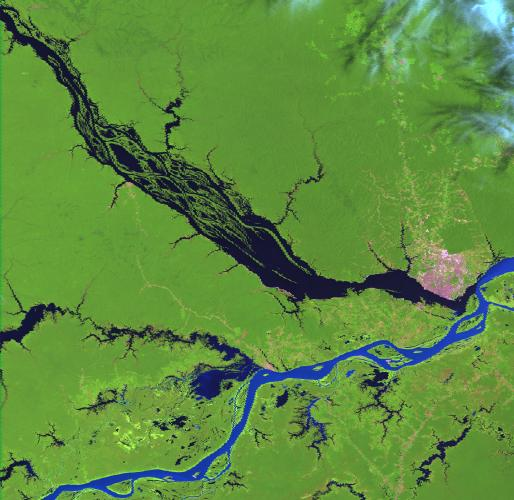
#> input picture imagens/clean/amaz20.jpg, 514 x 500 px
$ jupyter execute --allow-errors Canny.ipynb
#> lines starting #> are read from the running program, lines starting #| are printed output that depends on the picture
[cell 1]
#!pip install opencv-python
import numpy as np
import matplotlib.pyplot as plt
import imageio as iio
import cv2

[cell 2]
img = iio.imread("./imagens/clean/amaz20.jpg")
#> img is the input picture: shape (500, 514, 3); mean R, G, B 93.9, 139.9, 62.7

plt.figure(figsize = (10, 10))
plt.imshow(img)
plt.title("Imagem Original")
plt.axis("off")
plt.show()

[cell 3]
img_blue = img[:,:,0]
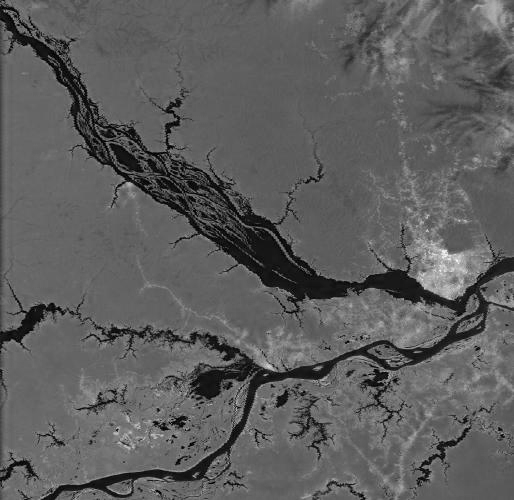
#> img_blue: shape (500, 514); min 0, max 249, mean 93.9
img_green = img[:,:,1]
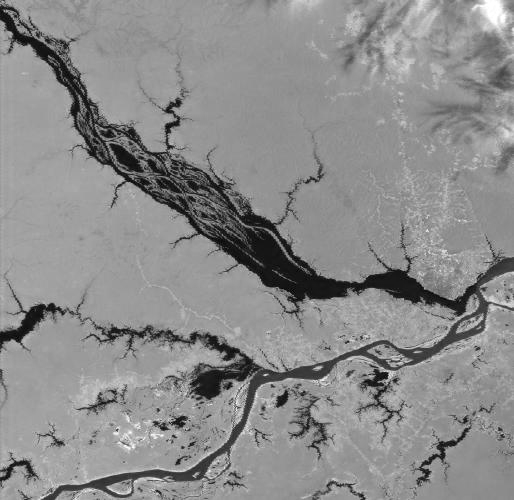
#> img_green: shape (500, 514); min 0, max 255, mean 139.9
img_red = img[:,:,2]
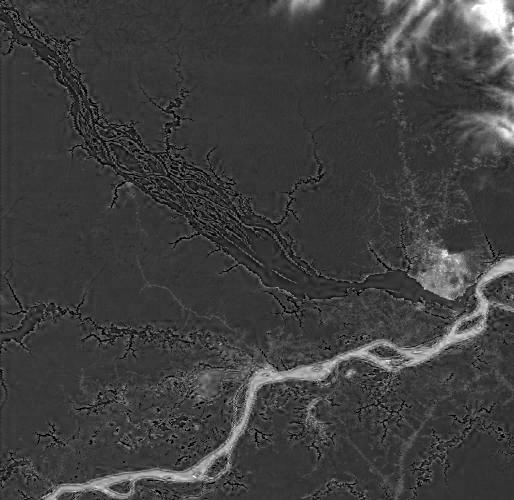
#> img_red: shape (500, 514); min 0, max 255, mean 62.7

plt.subplot(1,3,1)
plt.title("Blue channel")
plt.imshow(img_blue, cmap = "gray")
plt.subplot(1,3,2)
plt.title("Green channel")
plt.imshow(img_green, cmap = "gray")
plt.subplot(1,3,3)
plt.title("Red channel")
plt.imshow(img_red, cmap = "gray")
plt.show()
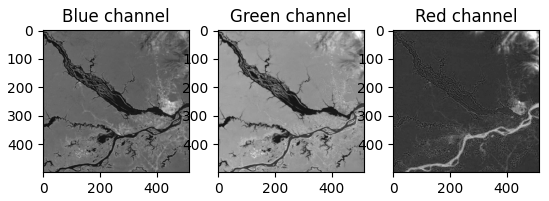
#> figure drawn by matplotlib, 3 panels

[cell 4]
# Setting parameter values
t_lower = 0  # Lower Threshold
t_upper = 255  # Upper threshold

# Applying the Canny Edge filter
canny_img = cv2.Canny(img, t_lower, t_upper)
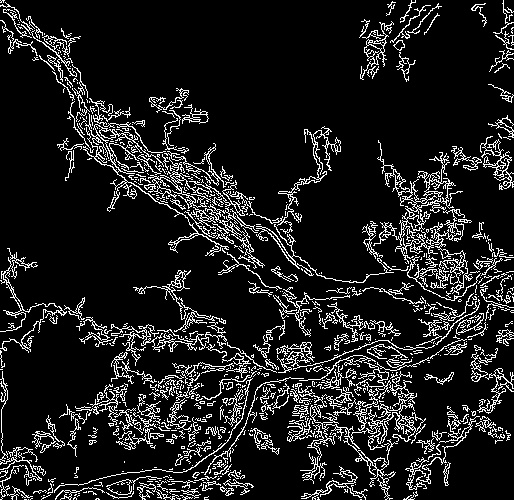
#> canny_img: shape (500, 514); 11.9% white in thin lines or dots

plt.rcParams['figure.figsize'] = [16, 8]

plt.subplot(1,2,1)
plt.imshow(img, cmap = "gray")
plt.subplot(1,2,2)
plt.imshow(canny_img, cmap = "gray")
plt.show()

[cell 5]
# Setting new parameter values
t_lower = 255  # Lower Threshold
t_upper = 255  # Upper threshold

# Applying the Canny Edge filter
canny_img = cv2.Canny(img, t_lower, t_upper)
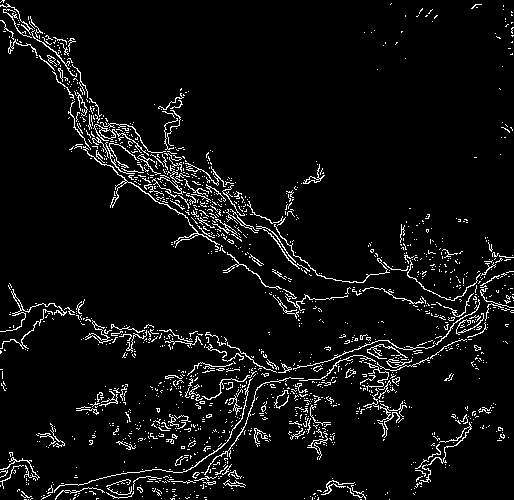
#> canny_img: shape (500, 514); 5.6% white in thin lines or dots

plt.rcParams['figure.figsize'] = [16, 8]

plt.subplot(1,2,1)
plt.imshow(img, cmap = "gray")
plt.subplot(1,2,2)
plt.imshow(canny_img, cmap = "gray")
plt.show()

[cell 6]
canny_img_blue = cv2.Canny(img_blue, t_lower, t_upper)
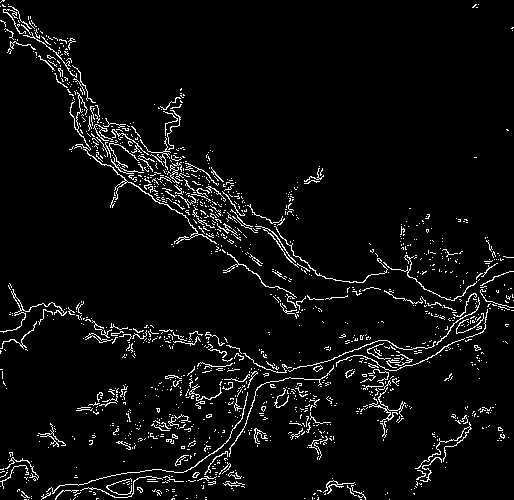
#> canny_img_blue: shape (500, 514); 4.8% white in thin lines or dots
canny_img_green = cv2.Canny(img_green, t_lower, t_upper)
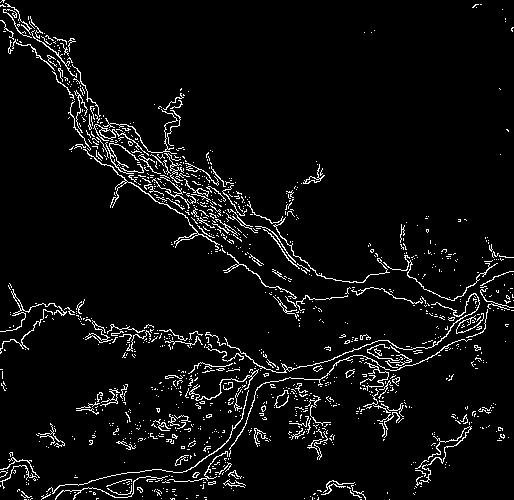
#> canny_img_green: shape (500, 514); 5.2% white in thin lines or dots
canny_img_red = cv2.Canny(img_red, t_lower, t_upper)
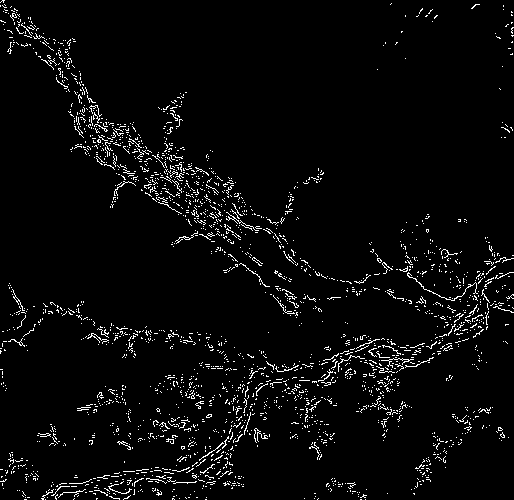
#> canny_img_red: shape (500, 514); 3.7% white in thin lines or dots

plt.rcParams['figure.figsize'] = [16, 8]

plt.subplot(1,3,1)
plt.title("Blue channel")
plt.imshow(canny_img_blue, cmap = "gray")
plt.subplot(1,3,2)
plt.title("Green channel")
plt.imshow(canny_img_green, cmap = "gray")
plt.subplot(1,3,3)
plt.title("Red channel")
plt.imshow(canny_img_red, cmap = "gray")
plt.show()

[cell 7]
plt.rcParams['figure.figsize'] = [16, 8]

plt.subplot(1,2,1)
plt.title("Blue channel")
plt.imshow(canny_img_blue, cmap = "gray")
plt.subplot(1,2,2)
plt.title("Green channel")
plt.imshow(canny_img_green, cmap = "gray")
plt.show()

$ run again, with imagens/clean/amaz13.jpg copied over imagens/clean/amaz20.jpg
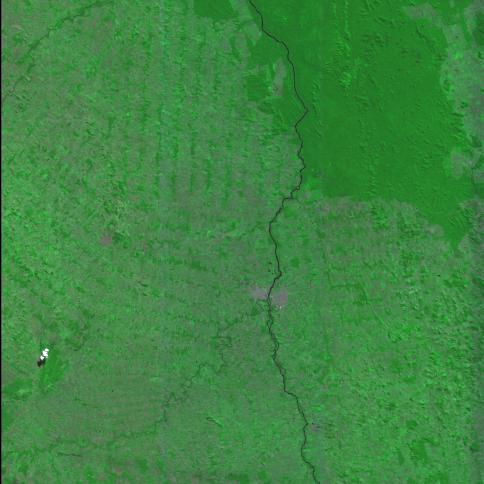
#> input picture imagens/clean/amaz13.jpg, 484 x 484 px
#> img is the input picture: shape (484, 484, 3); mean R, G, B 61.2, 132.7, 66.1
#> `img_green = img[:,:,1]`:
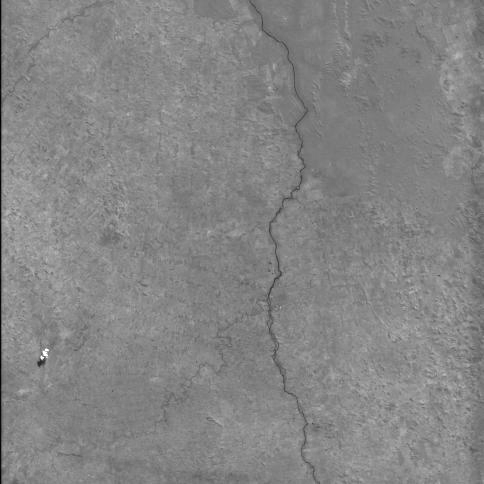
#> img_green: shape (484, 484); min 0, max 255, mean 132.7
#> `canny_img = cv2.Canny(img, t_lower, t_upper)`:
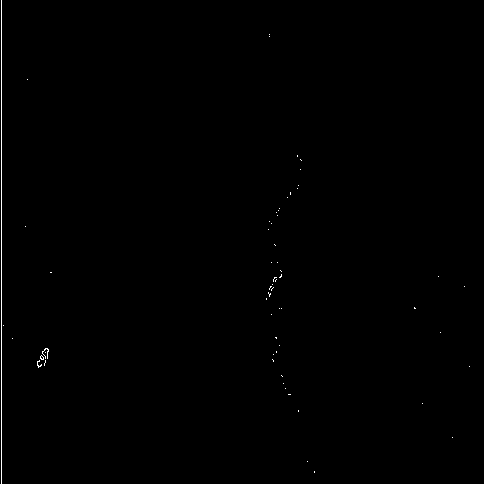
#> canny_img: shape (484, 484); 0.28% white in thin lines or dots
#> canny_img_blue: shape (484, 484); 0.24% white in thin lines or dots
#> canny_img_green: shape (484, 484); 0.26% white in thin lines or dots
#> canny_img_red: shape (484, 484); 0.25% white in thin lines or dots

$ run again, with imagens/clean/amaz5.jpg copied over imagens/clean/amaz20.jpg
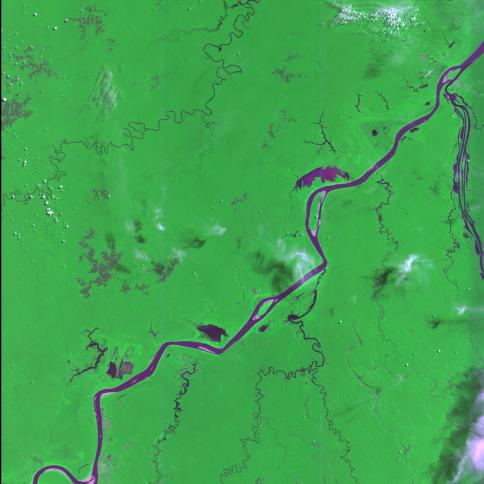
#> input picture imagens/clean/amaz5.jpg, 484 x 484 px
#> img is the input picture: shape (484, 484, 3); mean R, G, B 63.9, 164.7, 81
#> `canny_img = cv2.Canny(img, t_lower, t_upper)`:
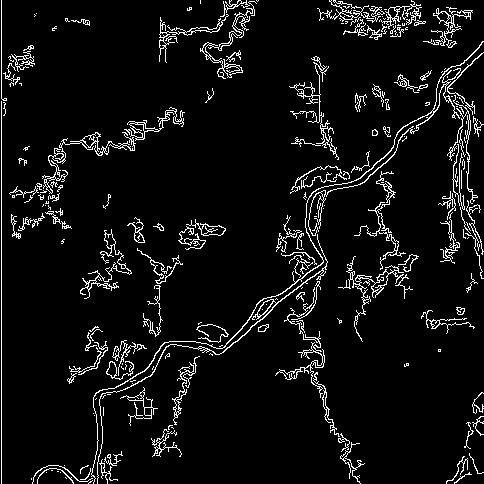
#> canny_img: shape (484, 484); 6.4% white in thin lines or dots
#> canny_img_blue: shape (484, 484); 0.88% white in thin lines or dots
#> canny_img_green: shape (484, 484); 2.1% white in thin lines or dots
#> `canny_img_red = cv2.Canny(img_red, t_lower, t_upper)`:
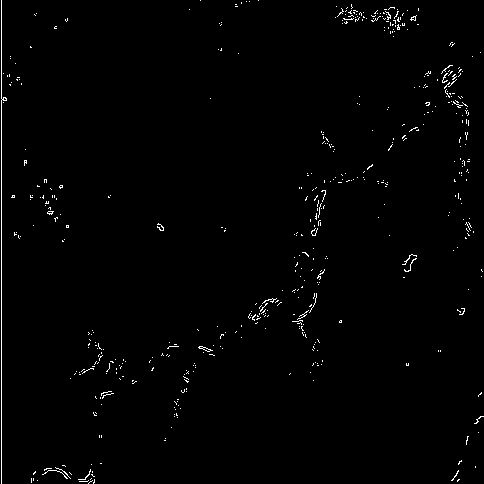
#> canny_img_red: shape (484, 484); 1.1% white in thin lines or dots
